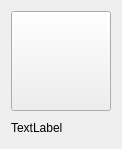
<?xml version="1.0" encoding="UTF-8"?>
<ui version="4.0">
 <class>ClassButton</class>
 <widget class="QWidget" name="ClassButton">
  <property name="geometry">
   <rect>
    <x>0</x>
    <y>0</y>
    <width>122</width>
    <height>149</height>
   </rect>
  </property>
  <property name="windowTitle">
   <string>Form</string>
  </property>
  <layout class="QVBoxLayout" name="verticalLayout">
   <item>
    <widget class="QPushButton" name="pushButton">
     <property name="minimumSize">
      <size>
       <width>100</width>
       <height>100</height>
      </size>
     </property>
     <property name="maximumSize">
      <size>
       <width>100</width>
       <height>100</height>
      </size>
     </property>
     <property name="text">
      <string/>
     </property>
    </widget>
   </item>
   <item>
    <widget class="QLabel" name="label">
     <property name="text">
      <string>TextLabel</string>
     </property>
    </widget>
   </item>
  </layout>
 </widget>
 <resources/>
 <connections/>
</ui>
